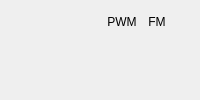
       <widget class="Frame" name="osc1Frame">
        <property name="contextMenuPolicy">
         <enum>Qt::CustomContextMenu</enum>
        </property>
        <property name="sections" stdset="0">
         <stringlist>
          <string>0 4 3 2</string>
          <string>0 6 3 1</string>
         </stringlist>
        </property>
        <property name="label" stdset="0">
         <string>OSC 1</string>
        </property>
        <property name="marginOverride" stdset="0">
         <bool>true</bool>
        </property>
        <layout class="QGridLayout" name="gridLayout_31">
         <item row="0" column="6">
          <widget class="QLabel" name="label_9">
           <property name="text">
            <string>FM</string>
           </property>
           <property name="alignment">
            <set>Qt::AlignCenter</set>
           </property>
          </widget>
         </item>
         <item row="2" column="2">
          <widget class="Dial" name="osc1Detune">
           <property name="label" stdset="0">
            <string>Detune</string>
           </property>
           <property name="rangeZeroAngle" stdset="0">
            <number>150</number>
           </property>
          </widget>
         </item>
         <item row="2" column="0">
          <widget class="Dial" name="osc1Octave">
           <property name="label" stdset="0">
            <string>Octave</string>
           </property>
           <property name="rangeZeroAngle" stdset="0">
            <number>150</number>
           </property>
          </widget>
         </item>
         <item row="1" column="6">
          <widget class="Combo" name="osc1FMSource">
           <property name="label" stdset="0">
            <string>Source</string>
           </property>
           <property name="valueList" stdset="0">
            <stringlist/>
           </property>
          </widget>
         </item>
         <item row="1" column="4" colspan="2">
          <widget class="Combo" name="osc1PWMSource">
           <property name="enabled">
            <bool>true</bool>
           </property>
           <property name="label" stdset="0">
            <string>Source</string>
           </property>
           <property name="valueList" stdset="0">
            <stringlist/>
           </property>
          </widget>
         </item>
         <item row="0" column="4" colspan="2">
          <widget class="QLabel" name="label_10">
           <property name="text">
            <string>PWM</string>
           </property>
           <property name="alignment">
            <set>Qt::AlignCenter</set>
           </property>
          </widget>
         </item>
         <item row="2" column="4">
          <widget class="Dial" name="osc1Pulsewidth">
           <property name="label" stdset="0">
            <string>Width</string>
           </property>
          </widget>
         </item>
         <item row="2" column="1">
          <widget class="Dial" name="osc1Semitone">
           <property name="label" stdset="0">
            <string>Semitone</string>
           </property>
           <property name="rangeZeroAngle" stdset="0">
            <number>150</number>
           </property>
          </widget>
         </item>
         <item row="1" column="2">
          <widget class="Dial" name="osc1Brilliance">
           <property name="label" stdset="0">
            <string>Brilliance</string>
           </property>
          </widget>
         </item>
         <item row="2" column="3">
          <widget class="Dial" name="osc1BendRange">
           <property name="label" stdset="0">
            <string>Bend Range</string>
           </property>
           <property name="rangeZeroAngle" stdset="0">
            <number>150</number>
           </property>
          </widget>
         </item>
         <item row="1" column="3">
          <widget class="Dial" name="osc1Keytrack">
           <property name="label" stdset="0">
            <string>Keytrack</string>
           </property>
          </widget>
         </item>
         <item row="2" column="5">
          <widget class="Dial" name="osc1PWMAmount">
           <property name="label" stdset="0">
            <string>Amount</string>
           </property>
          </widget>
         </item>
         <item row="2" column="6">
          <widget class="Dial" name="osc1FMAmount">
           <property name="label" stdset="0">
            <string>Amount</string>
           </property>
          </widget>
         </item>
         <item row="1" column="0" colspan="2">
          <widget class="Combo" name="osc1Shape">
           <property name="label" stdset="0">
            <string>Shape</string>
           </property>
           <property name="valueList" stdset="0">
            <stringlist/>
           </property>
          </widget>
         </item>
         <item row="0" column="7" rowspan="3">
          <widget class="SquareButton" name="osc1LimitWT">
           <property name="label" stdset="0">
            <string>Limit\nWT</string>
           </property>
           <property name="labelTextAlign" stdset="0">
            <set>Qt::AlignCenter|Qt::AlignHCenter|Qt::AlignLeading|Qt::AlignLeft|Qt::AlignVCenter</set>
           </property>
           <property name="maximumWidgetSize" stdset="0">
            <size>
             <width>40</width>
             <height>20</height>
            </size>
           </property>
           <property name="switchable" stdset="0">
            <bool>true</bool>
           </property>
           <property name="inverted" stdset="0">
            <bool>true</bool>
           </property>
           <property name="fullMode" stdset="0">
            <bool>true</bool>
           </property>
          </widget>
         </item>
        </layout>
       </widget>
